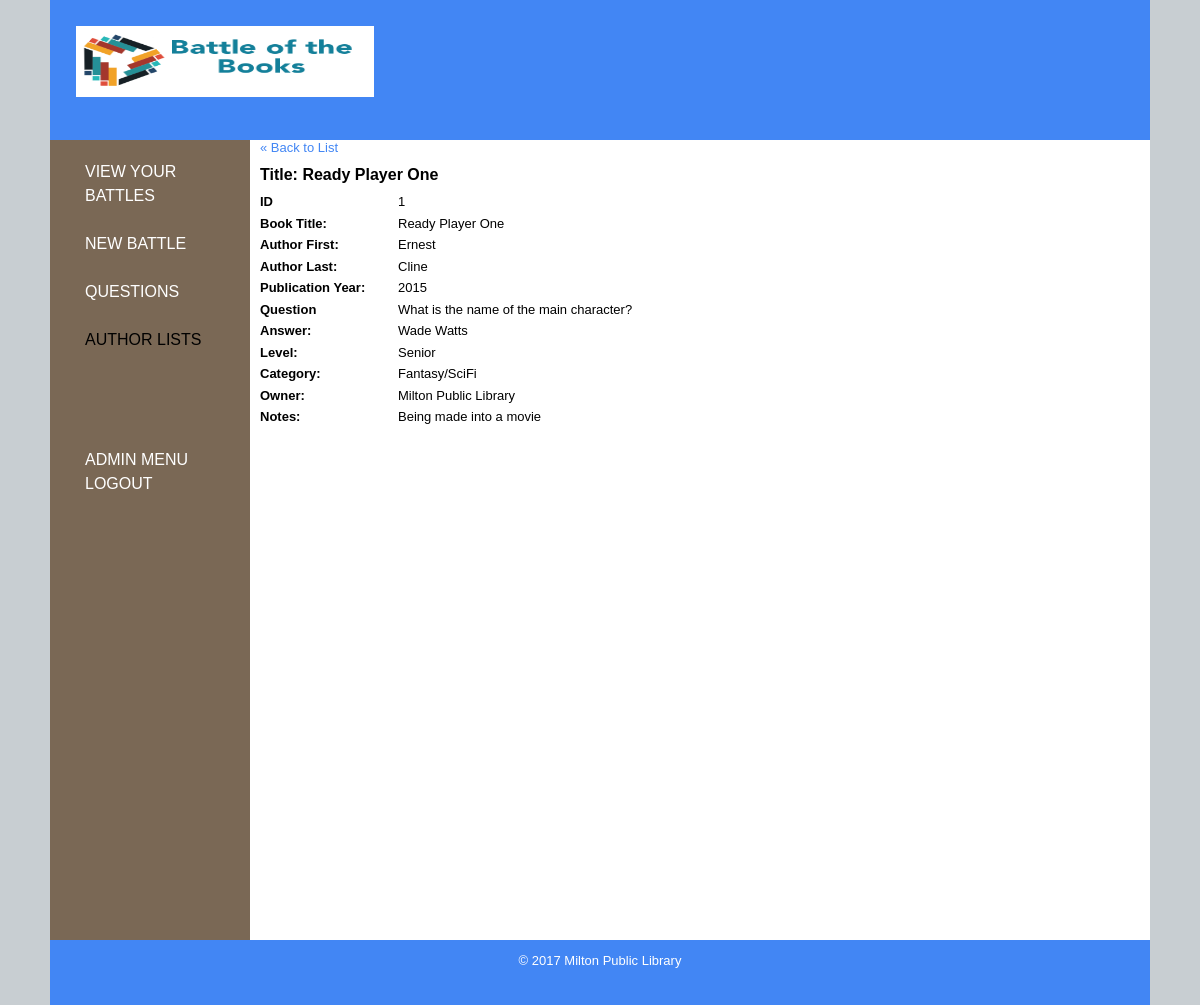
The page /public/dashboard/question/show.php?id=1 (signed in) on the database its author committed.
### tables this page shows
CREATE TABLE `questions` (
  `id` int(11) NOT NULL,
  `book_title` varchar(255) DEFAULT NULL,
  `question_text` varchar(10000) DEFAULT NULL,
  `question_answer` varchar(1000) DEFAULT NULL,
  `level` varchar(1000) DEFAULT NULL,
  `question_owner` int(3) DEFAULT NULL,
  `author_first_name` varchar(255) DEFAULT NULL,
  `author_last_name` varchar(255) DEFAULT NULL,
  `book_publication_year` int(4) DEFAULT NULL,
  `question_category` varchar(1000) DEFAULT NULL,
  `question_contributed_by` int(3) DEFAULT NULL,
  `last_edited_by` int(3) DEFAULT NULL,
  `public_or_private` tinyint(1) DEFAULT NULL,
  `date_created` timestamp NOT NULL DEFAULT CURRENT_TIMESTAMP ON UPDATE CURRENT_TIMESTAMP,
  `notes` varchar(1000) NOT NULL
);

CREATE TABLE `level` (
  `id` int(255) NOT NULL,
  `position` int(11) NOT NULL,
  `visible` int(11) NOT NULL,
  `level_name` varchar(255) DEFAULT NULL
);

CREATE TABLE `categories` (
  `id` int(255) NOT NULL,
  `position` int(11) NOT NULL,
  `category` varchar(255) DEFAULT NULL
);

CREATE TABLE `locations` (
  `id` int(4) NOT NULL,
  `location_name` varchar(255) DEFAULT NULL,
  `location_shortname` varchar(4) DEFAULT NULL
);

### private/functions.php (called while the page is built, shortened)
<?php
function url_for($script_path) {
  if($script_path[0] != '/') {
    $script_path = "/" . $script_path;
  }
  return WWW_ROOT . $script_path;
}
function h($string="") {
  return htmlspecialchars($string);
}
 ?>

### private/database.php (called while the page is built, shortened)
<?php
  function db_escape($connection, $string) {
    return mysqli_real_escape_string($connection, $string);
  }
?>

### private/query_functions.php (called while the page is built, shortened)
<?php
  function find_category_by_id($id) {
      global $db;
      $sql = "SELECT * FROM categories ";
      $sql .= "WHERE id='" . db_escape($db, $id) . "'";
      $result = mysqli_query($db, $sql);
      $category = mysqli_fetch_assoc($result);
      return $category;
    }
  function find_level_by_id($id) {
      global $db;
      $sql = "SELECT * FROM level ";
      $sql .= "WHERE id='" . db_escape($db, $id) . "'";
      $result = mysqli_query($db, $sql);
      $category = mysqli_fetch_assoc($result);
      return $category;
    }
  function find_location_by_id($id) {
      global $db;
      $sql = "SELECT * FROM locations ";
      $sql .= "WHERE id='" .  db_escape($db, $id) . "'";
      $result = mysqli_query($db, $sql);
      $locinfo = mysqli_fetch_assoc($result);
      return $locinfo;
    }
  function find_question_by_id($id) {
      global $db;
      $sql = "SELECT * FROM questions ";
      $sql .= "WHERE id='" .  db_escape($db, $id) . "'";
      $result = mysqli_query($db, $sql);
      $question = mysqli_fetch_assoc($result);
      return $question;
    }
?>

### public/dashboard/question/show.php (the view, shortened to what this page needs)
<?php
$id = $_GET['id'] ?? '1';
$question = find_question_by_id($id);
?>
<?php include(SHARED_PATH . '/public_header.php')?>
<div id="main">
<?php include(SHARED_PATH . '/dashboard_navigation.php'); ?>
  <div id="page">
  <div id="content">
<a class="back-link" href="<?php echo url_for('/dashboard/question/new2.php'); ?>">&laquo; Back to List</a><br/>
  <div class="question show">
    <h1>Title: <?php echo h($question['book_title']); ?></h1>
    <div class="attributes">
      <dl>
        <dt>ID</dt>
        <dd><?php echo h($question['id']); ?></dd>
      </dl>
      <dl>
        <dt>Book Title:</dt>
        <dd><?php echo h($question['book_title']); ?></dd>
      </dl>
        <dl>
        <dt>Author First:</dt>
        <dd><?php echo h($question['author_first_name']); ?></dd>
      </dl>
      <dl>
        <dt>Author Last:</dt>
        <dd><?php echo h($question['author_last_name']); ?></dd>
      </dl>
      <dl>
        <dt>Publication Year:</dt>
        <dd><?php echo h($question['book_publication_year']); ?></dd>
      </dl>
      <dl>
        <dt>Question</dt>
        <dd><?php echo h($question['question_text']); ?></dd>
      </dl>
      <dl>
        <dt>Answer:</dt>
        <dd><?php echo h($question['question_answer']); ?></dd>
      </dl>
      <dl>
        <dt>Level:</dt>
        <?php $level_array = explode(',',$question['level']); ?>
          <dd> <?php
          foreach($level_array as $level => $level_value)
          {
            $levelname = find_level_by_id($level_value);
            echo $levelname['level_name'];
          }
            ?></dd>
      </dl>
      <dl>
        <dt>Category:</dt>
        <?php $category_array = explode(',',$question['question_category']); ?>
        <dd><?php
        foreach($category_array as $category => $category_value)
        {
          $categoryname = find_category_by_id($category_value);
          echo $categoryname['category'];
        }
         ?></dd>
      </dl>
      <dl>
        <dt>Owner:</dt>
        <?php $owner_name = find_location_by_id($question['question_owner']); ?>
        <dd><?php echo h($owner_name['location_name']); ?></dd>
      </dl>
      <dl>
        <dt>Notes:</dt>
        <dd><?php echo h($question['notes']); ?></dd>
      </dl>
    </div>
</div>
</div>
</div>
  </div>
<?php include(SHARED_PATH . '/staff_footer.php') ?>

### public/stylesheets/public.css (style rules this page uses)
html { height: 100%; width: 100%; }
body { width: 1100px; height: 100%; margin: auto; border: 0; font-family: Verdana, Arial, Helvetica, sans-serif; font-size: 13px; line-height: 15px; background: #c8ced2; }
#main { width: 1100px; height: 100%; min-height: 800px; margin: 0; padding: 0; background: #c8ced2; }
a { color: #4286f4; text-decoration: none }
#page { float: right; width: 900px; height: 100%; padding-left: 0; vertical-align: top; background: #ffffff; }
#page h1 { font-size: 16px; color: #000000; line-height: normal; }
#content { margin-top: 0px; margin-left: 10px; margin-right: 10px; }
dl { clear: both; overflow: hidden; margin: 0.5em 0; }
dt { float: left; font-weight: bold; width: 125px; }
dd { float: left; margin-left: 1em; }

### rows shown on the page
questions: book_title "Ready Player One", id "1", author_first_name "Ernest", author_last_name "Cline", book_publication_year "2015", question_text "What is the name of the main character?", question_answer "Wade Watts", notes "Being made into a movie"
level: level_name "Senior"
categories: category "Fantasy/SciFi"
locations: location_name "Milton Public Library"
